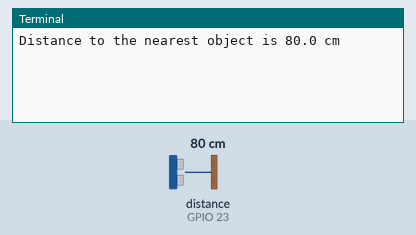
This program was run on a simulated Raspberry Pi (BCM pin numbers). On the bench: the last lines printed to the terminal. The test bench sets the inputs (shaded band); at power-on: distance to the obstacle (sensor on GPIO 23) 80 cm. The echo pulse lasts 58.3 µs per cm.

Above: at 1.2 s.
1.3 s: distance to the obstacle (sensor on GPIO 23) set to 2 cm
At 2.3 s:
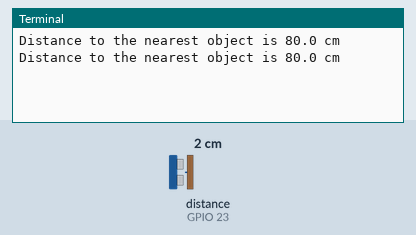
2.8 s: distance to the obstacle (sensor on GPIO 23) set to 4 cm
At 4.2 s:
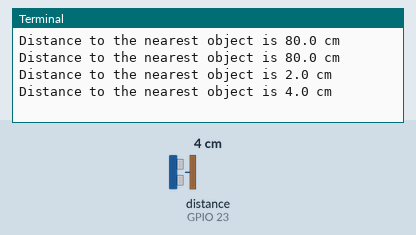
Timing chart, 0 to 5.8 s (numbered marks = the images above; inputs shaded):
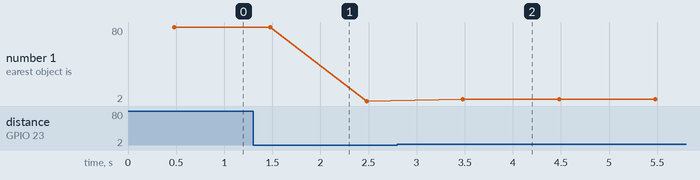

The program:

distance_sensor.py
```python
from time import sleep

from gpiozero import DistanceSensor
from gpiozero.pins.pigpio import PiGPIOFactory

# HY-SRF05 (use diagram from docs, OUT pin is unused)
factory = PiGPIOFactory()  # This is used for better accuracy (needs `sudo pigpiod` first)
sensor = DistanceSensor(echo=23, trigger=24, max_distance=4, pin_factory=factory)  # max distance supported is 4 meters

while True:
    print(f"Distance to the nearest object is {sensor.distance * 100} cm")
    sleep(1)
```

Measured:
- after the input at 2.8 s, the terminal: prints a new line after 0.68 s (image 2)
- plotted number 1: 80 → 2 after the input at 1.3 s, 2 → 4 after the input at 2.8 s
